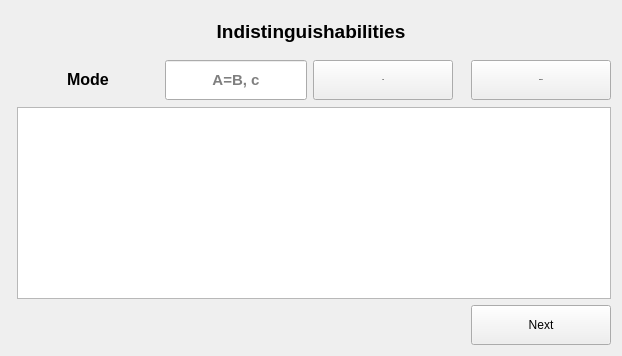
      <widget class="QWidget" name="tab_indist">
       <attribute name="title">
        <string>Indistinguishability</string>
       </attribute>
       <layout class="QGridLayout" name="gridLayout_7">
        <item row="2" column="1" colspan="6">
         <widget class="QListView" name="text_output_list_of_indists"/>
        </item>
        <item row="3" column="6">
         <widget class="QPushButton" name="button_next_tab_indist_to_conc">
          <property name="minimumSize">
           <size>
            <width>140</width>
            <height>40</height>
           </size>
          </property>
          <property name="text">
           <string>Next</string>
          </property>
          <property name="checkable">
           <bool>false</bool>
          </property>
         </widget>
        </item>
        <item row="1" column="2">
         <widget class="QLineEdit" name="textinput_indist_modes">
          <property name="minimumSize">
           <size>
            <width>140</width>
            <height>40</height>
           </size>
          </property>
          <property name="font">
           <font>
            <pointsize>11</pointsize>
            <bold>true</bold>
           </font>
          </property>
          <property name="text">
           <string/>
          </property>
          <property name="frame">
           <bool>true</bool>
          </property>
          <property name="alignment">
           <set>Qt::AlignCenter</set>
          </property>
          <property name="placeholderText">
           <string>A=B, c</string>
          </property>
         </widget>
        </item>
        <item row="0" column="0" colspan="7">
         <widget class="QLabel" name="label_title_set_indists">
          <property name="minimumSize">
           <size>
            <width>142</width>
            <height>42</height>
           </size>
          </property>
          <property name="frameShape">
           <enum>QFrame::NoFrame</enum>
          </property>
          <property name="frameShadow">
           <enum>QFrame::Plain</enum>
          </property>
          <property name="text">
           <string>&lt;html&gt;&lt;head/&gt;&lt;body&gt;&lt;p align=&quot;center&quot;&gt;&lt;span style=&quot; font-size:14pt; font-weight:700;&quot;&gt;Indistinguishabilities&lt;/span&gt;&lt;/p&gt;&lt;/body&gt;&lt;/html&gt;</string>
          </property>
         </widget>
        </item>
        <item row="1" column="1">
         <widget class="QLabel" name="label_52">
          <property name="minimumSize">
           <size>
            <width>142</width>
            <height>42</height>
           </size>
          </property>
          <property name="text">
           <string>&lt;html&gt;&lt;head/&gt;&lt;body&gt;&lt;p align=&quot;center&quot;&gt;&lt;span style=&quot; font-size:12pt; font-weight:700;&quot;&gt;Mode&lt;/span&gt;&lt;/p&gt;&lt;/body&gt;&lt;/html&gt;</string>
          </property>
         </widget>
        </item>
        <item row="1" column="3">
         <widget class="QPushButton" name="button_add_indist_to_output">
          <property name="minimumSize">
           <size>
            <width>140</width>
            <height>40</height>
           </size>
          </property>
          <property name="font">
           <font>
            <pointsize>-1</pointsize>
            <bold>true</bold>
           </font>
          </property>
          <property name="text">
           <string>Add</string>
          </property>
         </widget>
        </item>
        <item row="1" column="6">
         <widget class="QPushButton" name="button_remove_indist_from_output">
          <property name="minimumSize">
           <size>
            <width>140</width>
            <height>40</height>
           </size>
          </property>
          <property name="font">
           <font>
            <pointsize>-1</pointsize>
            <bold>true</bold>
           </font>
          </property>
          <property name="text">
           <string>Remove</string>
          </property>
         </widget>
        </item>
       </layout>
      </widget>
